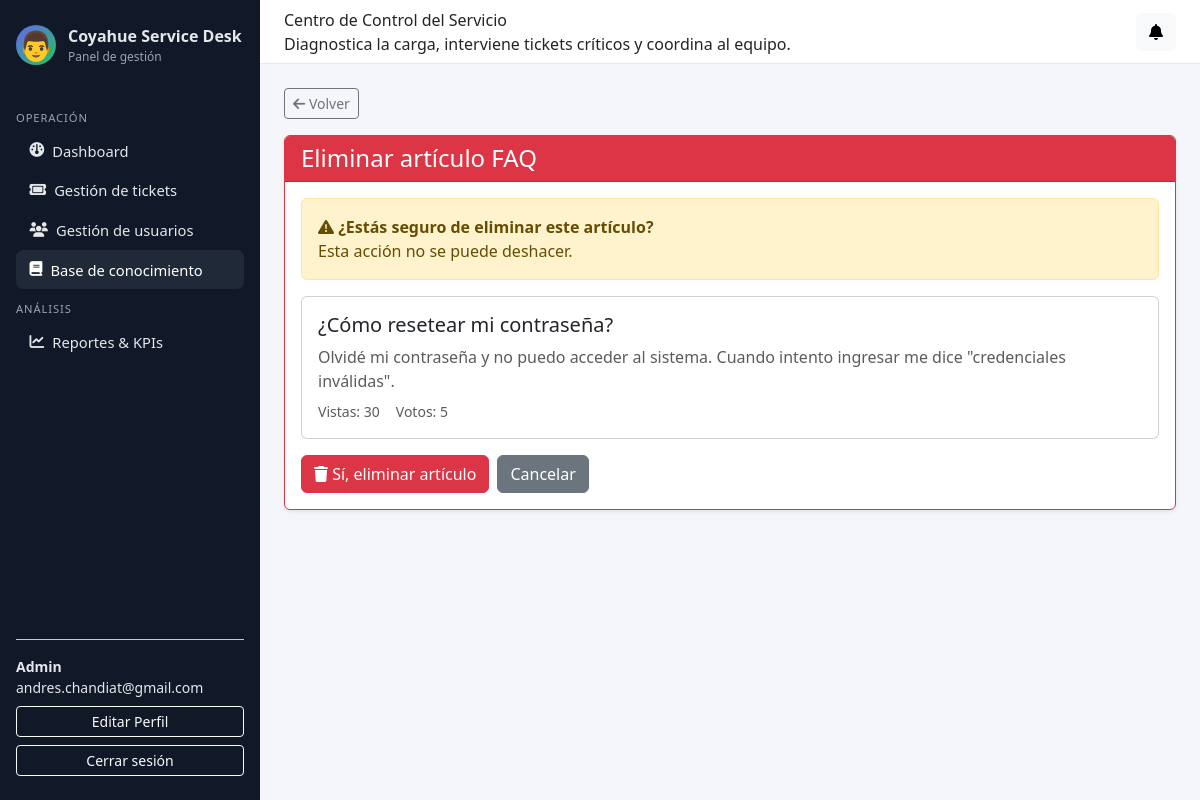
Page /panel/admin/faq/1/eliminar/ (signed in) on the committed database.
### accounts/models.py (models this page shows, shortened)
class Usuario(AbstractUser):
    username = None
    email = models.EmailField("email address", unique=True)
    rol = models.ForeignKey(
        Rol,
        on_delete=models.PROTECT,
        related_name="usuarios",
        null=True,
        blank=True,
    )
    telefono = models.CharField(max_length=30, blank=True)
    departamento = models.CharField(max_length=100, blank=True)
    activo = models.BooleanField(default=True)
    AVATAR_CHOICES = [
        ('👤', '👤 Persona'),
        ('👨', '👨 Hombre'),
        ('👩', '👩 Mujer'),
        ('🧑', '🧑 Persona neutra'),
        ('👔', '👔 Profesional'),
        ('💼', '💼 Ejecutivo'),
        ('🎓', '🎓 Estudiante'),
        ('⚙️', '⚙️ Técnico'),
    ]
    avatar = models.CharField(
        max_length=10,
        choices=AVATAR_CHOICES,
        default='👤',
        help_text="Ícono de perfil personalizado"
    )
    fecha_creacion = models.DateTimeField(auto_now_add=True)
    fecha_actualizacion = models.DateTimeField(auto_now=True)
    USERNAME_FIELD = "email"
    REQUIRED_FIELDS: list[str] = []  # no pedimos username, solo email + password
    objects = UsuarioManager()

class Rol(models.Model):
    nombre_rol = models.CharField(max_length=50, unique=True)
    descripcion = models.TextField(blank=True)
    permisos = models.JSONField(default=dict, blank=True)
    fecha_creacion = models.DateTimeField(auto_now_add=True)

### knowledge_base/models.py (models this page shows, shortened)
class ArticuloFAQ(models.Model):
    titulo = models.CharField(max_length=255, help_text="Pregunta o título del artículo")
    problema = models.TextField(help_text="Descripción detallada del problema")
    solucion = models.TextField(help_text="Solución paso a paso")
    categoria = models.ForeignKey(
        Categoria,
        on_delete=models.SET_NULL,
        null=True,
        blank=True,
        related_name="articulos_faq",
        help_text="Categoría del artículo (mismas que tickets)"
    )
    tags = models.CharField(
        max_length=255,
        blank=True,
        help_text="Palabras clave separadas por comas (ej: password, acceso, vpn)"
    )
    creado_por = models.ForeignKey(
        Usuario,
        on_delete=models.SET_NULL,
        null=True,
        related_name="articulos_creados"
    )
    fecha_creacion = models.DateTimeField(auto_now_add=True)
    fecha_actualizacion = models.DateTimeField(auto_now=True)
    publicado = models.BooleanField(default=True, help_text="Si está visible para usuarios")
    destacado = models.BooleanField(default=False, help_text="Aparece en artículos destacados")
    vistas = models.IntegerField(default=0, help_text="Número de veces que se ha visto")
    util_si = models.IntegerField(default=0, help_text="Votos positivos '¿Fue útil? Sí'")
    util_no = models.IntegerField(default=0, help_text="Votos negativos '¿Fue útil? No'")
    class Meta:
        verbose_name = "Artículo FAQ"
        verbose_name_plural = "Artículos FAQ"
        ordering = ["-destacado", "-fecha_actualizacion"]
    @property
    def total_votos(self):
        return self.util_si + self.util_no

### knowledge_base/views.py (the view)
# urls.py: path("panel/admin/faq/<int:articulo_id>/eliminar/", faq_admin_eliminar, name="faq_admin_eliminar"),
@login_required
def faq_admin_eliminar(request, articulo_id):
    if not (require_role(request.user, "ADMIN") or require_role(request.user, "TECNICO")):
        return HttpResponseForbidden("No tienes permiso para eliminar artículos FAQ.")
    articulo = get_object_or_404(ArticuloFAQ, id=articulo_id)
    if request.method == 'POST':
        articulo.delete()
        messages.success(request, "Artículo FAQ eliminado correctamente.")
        return redirect('faq_admin_listar')
    return render(request, 'knowledge_base/faq_admin_eliminar.html', {
        'articulo': articulo,
    })

### knowledge_base/views.py (called while the page is built)
def require_role(user, rol_nombre: str) -> bool:
    return (
        user.is_authenticated
        and hasattr(user, "rol")
        and user.rol
        and user.rol.nombre_rol.upper() == rol_nombre.upper()
    )

### notifications/context_processors.py (called while the page is built)
def notificaciones_context(request):
    if not request.user.is_authenticated:
        return {}
    qs = Notificacion.objects.filter(
        usuario_destino=request.user,
        leida=False
    ).order_by("-fecha_envio")
    return {
        "notificaciones_no_leidas": qs,
        "total_notificaciones_no_leidas": qs.count(),
    }

### templates/knowledge_base/faq_admin_eliminar.html (shortened to what this page needs)
{% extends "base_admin.html" %}
{% block content %}
<div class="mb-3">
    <a href="{% url 'faq_admin_listar' %}" class="btn btn-sm btn-outline-secondary">
        <i class="fa-solid fa-arrow-left"></i> Volver
    </a>
</div>
<div class="card shadow-sm border-danger">
    <div class="card-header bg-danger text-white">
        <h4 class="mb-0">Eliminar artículo FAQ</h4>
    </div>
    <div class="card-body">
        <div class="alert alert-warning">
            <i class="fa-solid fa-triangle-exclamation"></i>
            <strong>¿Estás seguro de eliminar este artículo?</strong>
            <p class="mb-0">Esta acción no se puede deshacer.</p>
        </div>
        <div class="card mb-3">
            <div class="card-body">
                <h5>{{ articulo.titulo }}</h5>
                <p class="text-muted mb-2">{{ articulo.problema|truncatewords:30 }}</p>
                <div class="d-flex gap-3">
                    <small class="text-muted">Vistas: {{ articulo.vistas }}</small>
                    <small class="text-muted">Votos: {{ articulo.total_votos }}</small>
                </div>
            </div>
        </div>
        <form method="post">
            <div class="d-flex gap-2">
                <button type="submit" class="btn btn-danger">
                    <i class="fa-solid fa-trash"></i> Sí, eliminar artículo
                </button>
                <a href="{% url 'faq_admin_listar' %}" class="btn btn-secondary">Cancelar</a>
            </div>
        </form>
    </div>
</div>
{% endblock %}

### templates/base_admin.html (shortened to what this page needs)
{% load static %}
<!DOCTYPE html>
<html lang="es">
<head>
    <link href="https://cdn.jsdelivr.net/npm/bootstrap@5.3.2/dist/css/bootstrap.min.css" rel="stylesheet"/>
    <link rel="stylesheet"
        href="https://cdnjs.cloudflare.com/ajax/libs/font-awesome/6.5.0/css/all.min.css"
/>
</head>
<body>
<div class="layout-wrapper">
    <aside class="sidebar">
        <div class="sidebar-brand">
            <div class="sidebar-brand-icon" style="font-size: 1.8rem;">{{ user.avatar }}</div>
            <div>
                <div class="fw-semibold">Coyahue Service Desk</div>
                <div style="font-size: 0.75rem; color: #9ca3af;">Panel de gestión</div>
            </div>
        </div>
        <nav class="sidebar-nav">
            <div class="sidebar-section-title">Operación</div>
            {% if request.user.is_authenticated and request.user.rol %}
                {% if request.user.rol.nombre_rol|upper == "ADMIN" %}
                    <a href="{% url 'dashboard_admin' %}" class="{% if request.resolver_match.url_name == 'dashboard_admin' %}active-link{% endif %}">
                        <i class="fa-solid fa-gauge"></i> <span>Dashboard</span>
                    </a>
                    <a href="{% url 'tickets_listar' %}" class="{% if request.resolver_match.url_name == 'tickets_listar' %}active-link{% endif %}">
                        <i class="fa-solid fa-ticket"></i> <span>Gestión de tickets</span>
                    </a>
                    <a href="{% url 'usuarios_listar' %}" class="{% if request.resolver_match.url_name in 'usuarios_listar usuarios_crear usuarios_editar usuarios_eliminar' %}active-link{% endif %}">
                        <i class="fa-solid fa-users"></i> <span>Gestión de usuarios</span>
                    </a>
                    <a href="{% url 'faq_admin_listar' %}" class="{% if 'faq_admin' in request.resolver_match.url_name %}active-link{% endif %}">
                        <i class="fa-solid fa-book"></i> <span>Base de conocimiento</span>
                    </a>
                    <div class="sidebar-section-title">Análisis</div>
                    <a href="{% url 'reportes_dashboard' %}" class="{% if request.resolver_match.url_name == 'reportes_dashboard' %}active-link{% endif %}">
                        <i class="fa-solid fa-chart-line"></i> <span>Reportes & KPIs</span>
                    </a>
                {% endif %}
            {% endif %}
        </nav>
        <div class="mt-auto pt-3 border-top border-secondary-subtle small">
            {% if request.user.is_authenticated %}
                <div class="fw-semibold">
                    {% if request.user.rol %}
                        {{ request.user.rol.nombre_rol|title }}
                    {% else %} Usuario {% endif %}
                </div>
                <div class="text-truncate">{{ request.user.email }}</div>
                <a href="{% url 'editar_perfil' %}" class="btn btn-outline-light btn-sm w-100 mt-2">
                     Editar Perfil
                </a>
                <form method="post" action="{% url 'logout' %}" class="mt-2">
                    <button class="btn btn-outline-light btn-sm w-100" type="submit">Cerrar sesión</button>
                </form>
            {% endif %}
        </div>
    </aside>
    <div class="main-area">
        <header class="topbar">
            <div>
                <div class="topbar-title">Centro de Control del Servicio</div>
                <div class="topbar-subtitle">Diagnostica la carga, interviene tickets críticos y coordina al equipo.</div>
            </div>
            <div class="d-flex align-items-center gap-3">
                <div class="dropdown">
                    <button class="btn btn-light position-relative" data-bs-toggle="dropdown">
                        <i class="fa-solid fa-bell"></i>
                    </button>
                </div>
            </div>
        </header>
        <main class="content">
            {% block content %}{% endblock %}
        </main>
    </div>
</div>
</body>
</html>

### templates/base_admin.html (style rules this page uses)
body { font-family: system-ui, -apple-system, BlinkMacSystemFont, "Segoe UI", sans-serif; background-color: #f4f6f9; }
.layout-wrapper { min-height: 100vh; display: flex; flex-direction: row; }
.sidebar { width: 260px; background: #111827; color: #e5e7eb; padding: 1.5rem 1rem; display: flex; flex-direction: column; gap: 1rem; }
.sidebar-brand { display: flex; align-items: center; gap: 0.75rem; margin-bottom: 1rem; }
.sidebar-brand-icon { width: 40px; height: 40px; border-radius: 999px; background: linear-gradient(135deg, #6366f1, #22c55e); display: flex; align-items: center; justify-content: center; color: #fff; font-weight: 700; }
.sidebar-nav a { display: flex; align-items: center; gap: 0.5rem; padding: 0.55rem 0.85rem; border-radius: 0.45rem; color: #e5e7eb; text-decoration: none; font-size: 0.92rem; }
.sidebar-nav a:hover, .sidebar-nav a.active-link { background: #1f2937; color: #ffffff; }
.sidebar-section-title { text-transform: uppercase; font-size: 0.7rem; letter-spacing: 0.08em; color: #9ca3af; margin-top: 0.75rem; margin-bottom: 0.25rem; }
.main-area { flex: 1; display: flex; flex-direction: column; }
.topbar { height: 64px; background: #ffffff; border-bottom: 1px solid #e5e7eb; display: flex; align-items: center; justify-content: space-between; padding: 0 1.5rem; }
.content { padding: 1.5rem; }

### rows in the picture
Usuario: avatar "👨", user.rol.nombre_rol "Admin", user.email "andres.chandiat@gmail.com"
ArticuloFAQ: titulo "¿Cómo resetear mi contraseña?", problema "Olvidé mi contraseña y no puedo acceder al sistema. Cuando intento ingresar me dice \"credenciales inválidas\".", vistas "30", total_votos "5"
